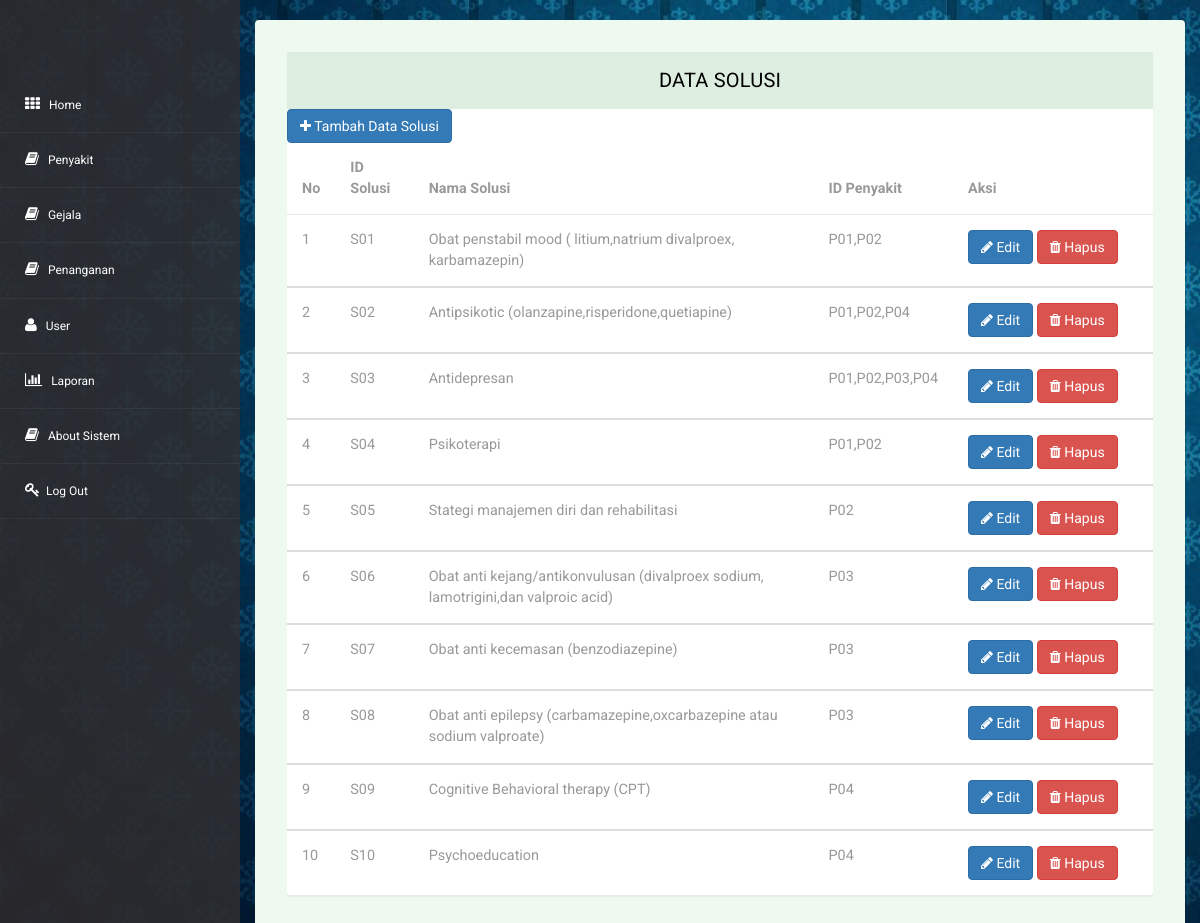
Page /admin/solusi.php (signed in) on the committed database.
### tables this page shows
CREATE TABLE `solusi` (
  `id_solusi` varchar(5) NOT NULL,
  `id_penyakit` varchar(50) NOT NULL,
  `solusi` varchar(255) NOT NULL
);

### assets/module/koneksi.php (called while the page is built)
<?php
	$conn = mysqli_connect("localhost","root","","bipolar");
	function query($query){
		global $conn;
		$result = mysqli_query($conn, $query);
		$rows = [];
		while( $row = mysqli_fetch_assoc($result)){
			$rows[] = $row;
		}
		return $rows;
	}

### admin/solusi.php (the view)
<?php
require 'header.php';
$dsls = query("SELECT * FROM solusi ORDER BY id_solusi ASC");
 ?>
	<section id="main-content">
		<section class="wrapper">
			<div class="table-agile-info">
				<div class="panel panel-default">
				    <div class="panel-heading">
				     Data Solusi
				    </div>
				    <div>
						<a href="tSolusi.php" class="btn btn-primary"><i class="fa fa-plus"></i> Tambah Data Solusi</a>
						<table class="table" ui-jq="footable" ui-options='{
							"paging": {
				          	"enabled": true
				        },
				        	"filtering": {
				          	"enabled": true
				        },
				        	"sorting": {
				          	"enabled": true
				        }}'>
					        <thead>
					          <tr>
					            <th data-breakpoints="xs">No</th>
					            <th>ID Solusi</th>
								<th>Nama Solusi</th>
								<th>ID Penyakit</th>
								<th style="width: 200px;">Aksi</th>
					          </tr>
					        </thead>
					        <?php
								$no = 1;
								foreach ($dsls as $row) :
							?>
					        <tbody>
					        	<tr>
									<td><?= $no; ?></td>
									<td><?= $row["id_solusi"]; ?></td>
									<td><?= $row["solusi"]; ?></td>
									<td><?= $row["id_penyakit"]; ?></td>
									<td>
										<a class="btn btn-primary" href="eSolusi.php?id_solusi=<?= $row["id_solusi"]; ?>"><i class="fa fa-pencil"></i> Edit</a>
										<a class="btn btn-danger" href="hSolusi.php?id_solusi=<?= $row["id_solusi"]; ?>"><i class="fa fa-trash"></i> Hapus</a>
									</td>
								</tr>
							<?php $no++; ?>
							<?php endforeach ?>
					        </tbody>
						</table>
				    </div>
				</div>
			</div>
		</section>
	</section>
</section>
<?php require "footer.php"; ?>

### assets/css/style.css (style rules this page uses)
html, body { font-family: 'Roboto', sans-serif; font-size: 100%; overflow-x: hidden; background: url(../images/bg.jpg) no-repeat 0px 0px; background-size:cover; }
body a { transition: 0.5s all ease; -webkit-transition: 0.5s all ease; -moz-transition: 0.5s all ease; -o-transition: 0.5s all ease; -ms-transition: 0.5s all ease; text-decoration:none; }
#main-content { margin-left:240px; -webkit-transition:all .3s ease-in-out; -moz-transition:all .3s ease-in-out; -o-transition:all .3s ease-in-out; transition:all .3s ease-in-out; }
.wrapper { display:inline-block; margin-top:5px; padding:15px; width:100%; }
.panel-heading { position: relative; height: 57px; line-height: 57px; letter-spacing: 0.2px; color: #000; font-size: 18px; font-weight: 400; padding: 0 16px; background:#ddede0; border-top-right-radius: 2px; border-top-left-radius: 2px; text-transform: uppercase; text-align: center; }
.panel { border: none ! important; }
.table>thead>tr>th { border-bottom: 1px solid #e1ab91 ! important; }
.table>tbody>tr>td, .table>tbody>tr>th, .table>tfoot>tr>td, .table>tfoot>tr>th, .table>thead>tr>td, .table>thead>tr>th { border-bottom: 1px solid #e9e9e9 ! important; }
.table > thead > tr > th, .table > tbody > tr > th, .table > tfoot > tr > th, .table > thead > tr > td, .table > tbody > tr > td, .table > tfoot > tr > td { border-top: none !important; }
.table td, .table>tbody>tr>td, .table>tbody>tr>th, .table>tfoot>tr>td, .table>tfoot>tr>th, .table>thead>tr>td, .table>thead>tr>th { padding: 15px!important; }
.table > thead > tr > th, .table > tbody > tr > th, .table > tfoot > tr > th, .table > thead > tr > td, .table > tbody > tr > td, .table > tfoot > tr > td { font-size: 0.9em; color: #999; border-top: none !important; }
.table-agile-info { background: #eef9f0; padding: 2em; border-radius: 4px; -webkit-box-shadow: 0 1px 1px rgba(0,0,0,.05); box-shadow: 0 1px 1px rgba(0,0,0,.05); }
.panel-default>.panel-heading { color: #000000 ! important; background-color: #ddede0 ! important; border-color: #ddede0 ! important; font-size: 20px; }

### rows in the picture
solusi: id_solusi "S01", solusi "Obat penstabil mood ( litium,natrium divalproex, karbamazepin)", id_penyakit "P01,P02"
solusi: id_solusi "S02", solusi "Antipsikotic (olanzapine,risperidone,quetiapine)", id_penyakit "P01,P02,P04"
solusi: id_solusi "S03", solusi "Antidepresan", id_penyakit "P01,P02,P03,P04"
solusi: id_solusi "S04", solusi "Psikoterapi", id_penyakit "P01,P02"
solusi: id_solusi "S05", solusi "Stategi manajemen diri dan rehabilitasi", id_penyakit "P02"
solusi: id_solusi "S06", solusi "Obat anti kejang/antikonvulusan (divalproex sodium, lamotrigini,dan valproic acid)", id_penyakit "P03"
solusi: id_solusi "S07", solusi "Obat anti kecemasan (benzodiazepine)", id_penyakit "P03"
solusi: id_solusi "S08", solusi "Obat anti epilepsy (carbamazepine,oxcarbazepine atau sodium valproate)", id_penyakit "P03"
solusi: id_solusi "S09", solusi "Cognitive Behavioral therapy (CPT)", id_penyakit "P04"
solusi: id_solusi "S10", solusi "Psychoeducation", id_penyakit "P04"
